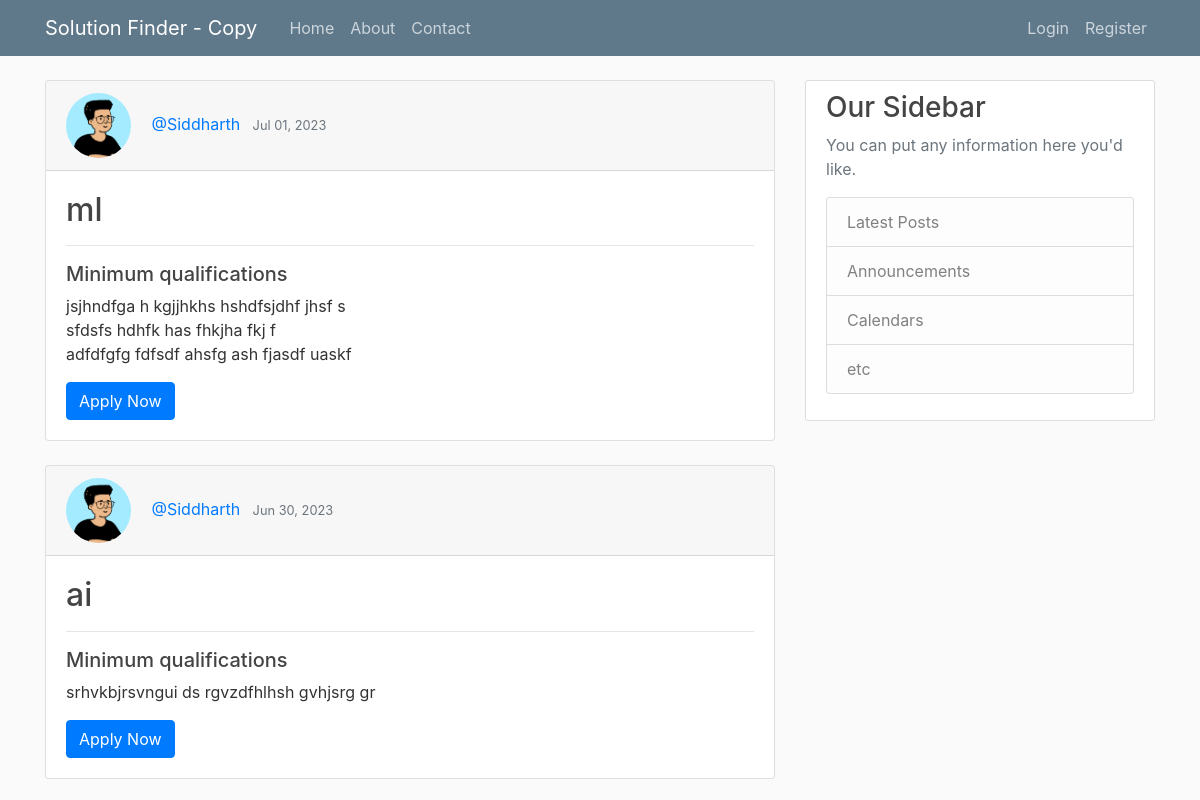
/home/, run on the app's committed database.
### blog/models.py (models this page shows, shortened)
class Post(models.Model):
    title = models.CharField(max_length=100)
    content = models.TextField()
    date_posted = models.DateTimeField(default=timezone.now)
    author = models.ForeignKey(User, on_delete=models.CASCADE)

### users/models.py (models this page shows, shortened)
class Profile(models.Model):
    user = models.OneToOneField(User, on_delete=models.CASCADE)
    role = models.CharField(max_length=10, default='Alumni')
    image = models.ImageField(default='default.png', upload_to='profile_pics')

### blog/views.py (the view)
# urls.py: path('home/', PostListView.as_view(), name='blog-home'),
class PostListView(ListView):
    model = Post
    template_name = 'blog/home.html' # <app>/<model>_<viewtype>.html
    context_object_name = 'posts'
    ordering = ['-date_posted']
    paginate_by = 6

### blog/templates/blog/home.html (shortened to what this page needs)
{% extends "blog/base.html" %}
{% block content %}
<div>
    {% for post in posts %}
    <div class="card text-left">
        <div class="card-header">
            <img class="rounded-circle article-img" src="{{ post.author.profile.image.url }}">
            <a class="mr-2" href="{% url 'user-posts' post.author.username %}">@{{ post.author }}</a>
            <small class="text-muted">{{ post.date_posted|date:"M d, Y" }}</small>
        </div>
        <div class="card-body">
            <h2><a class="article-title" href="{% url 'post-detail' post.id %}">{{ post.title }}</a></h2>
            <hr>
            <h5>Minimum qualifications</h5>
            <p class="article-content">{{ post.content }}</p>
            <a href="#" class="btn btn-primary custom-btn">Apply Now</a>
        </div>
    </div>
    {% endfor %}
</div>
{% endblock content %}
{% block palate %}
<div class="content-section">
    <h3>Our Sidebar</h3>
    <p class='text-muted'>You can put any information here you'd like.
    <ul class="list-group">
        <li class="list-group-item list-group-item-light">Latest Posts</li>
        <li class="list-group-item list-group-item-light">Announcements</li>
        <li class="list-group-item list-group-item-light">Calendars</li>
        <li class="list-group-item list-group-item-light">etc</li>
    </ul>
    </p>
</div>
{% endblock palate %}

### blog/templates/blog/base.html (shortened to what this page needs)
{% load static %}
<!DOCTYPE html>
<html lang="en">
<head>
    <link rel="stylesheet" href="https://cdn.jsdelivr.net/npm/bootstrap@4.0.0/dist/css/bootstrap.min.css"
>
    <link rel="stylesheet" type="text/css" href="{% static 'blog/main.css' %}">
</head>
<body>
    <header class="site-header">
        <nav class="navbar navbar-expand-md navbar-dark bg-steel fixed-top">
            <div class="container">
                <a class="navbar-brand mr-4" href="{% url 'solutionFinder' %}">Solution Finder - Copy</a>
                <div class="collapse navbar-collapse" id="navbarToggle">
                    <div class="navbar-nav mr-auto">
                        <a class="nav-item nav-link" href="{% url 'blog-home' %}">Home</a>
                        <a class="nav-item nav-link" href="{% url 'blog-about' %}">About</a>
                        <a class="nav-item nav-link" href="{% url 'contact-form' %}">Contact</a>
                    </div>
                    <div class="navbar-nav">
                        {% if user.is_authenticated and user.profile.role == 'Alumni' %}
                        <a class="nav-item nav-link" href="{% url 'post-create' %}">New Post</a>
                        <a class="nav-item nav-link" href="{% url 'profile' %}">Profile</a>
                        <a class="nav-item nav-link" href="{% url 'logout' %}">Logout</a>
                        {% elif user.is_authenticated and user.profile.role == 'Student' %}
                        <a class="nav-item nav-link" href="{% url 'profile' %}">Profile</a>
                        <a class="nav-item nav-link" href="{% url 'logout' %}">Logout</a>
                        {% else %}
                        <a class="nav-item nav-link" href="{% url 'login' %}">Login</a>
                        <a class="nav-item nav-link" href="{% url 'register' %}">Register</a>
                        {% endif %}
                    </div>
                </div>
            </div>
        </nav>
    </header>
    <main role="main" class="container">
        <div class="row">
            <div class="col-md-8">
                {% block content %}{% endblock %}
            </div>
            <div class="col-md-4">
                {% block palate %}{% endblock %}
            </div>
        </div>
    </main>
</body>
</html>

### blog/static/blog/main.css (style rules this page uses)
body { background: #fafafa; color: #333333; margin-top: 5rem; }
h1, h2, h3, h4, h5, h6 { color: #444444; }
ul { margin: 0; }
.bg-steel { background-color: #5f788a; }
.site-header .navbar-nav .nav-link { color: #cbd5db; }
.content-section { background: #ffffff; padding: 10px 20px; border: 1px solid #dddddd; border-radius: 3px; margin-bottom: 20px; }
.article-title { color: #444444; }
.article-content { white-space: pre-line; }
.article-img { height: 65px; width: 65px; margin-right: 16px; }

### data on the page
Post: author.profile.image (picture), author "Siddharth", date_posted "Jul 01, 2023", title "ml", content "jsjhndfga h kgjjhkhs hshdfsjdhf jhsf s sfdsfs hdhfk has fhkjha fkj f adfdfgfg fdfsdf ahsfg ash fjasdf uaskf"
Post: author.profile.image (picture), author "Siddharth", date_posted "Jun 30, 2023", title "ai", content "srhvkbjrsvngui ds rgvzdfhlhsh gvhjsrg gr"
